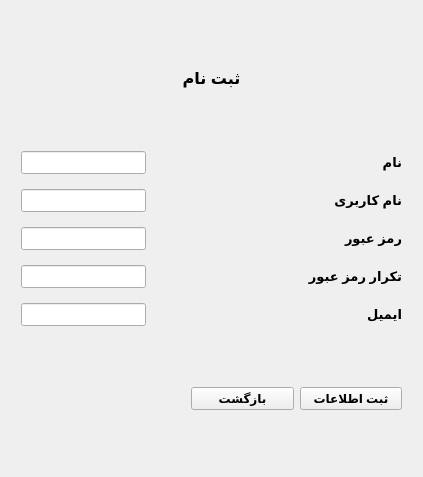
<?xml version="1.0" encoding="UTF-8"?>
<ui version="4.0">
 <class>SignUp</class>
 <widget class="QWidget" name="SignUp">
  <property name="geometry">
   <rect>
    <x>0</x>
    <y>0</y>
    <width>423</width>
    <height>477</height>
   </rect>
  </property>
  <property name="windowTitle">
   <string>صفحه ثبت نام</string>
  </property>
  <layout class="QVBoxLayout" name="verticalLayout">
   <item>
    <widget class="QLabel" name="label">
     <property name="font">
      <font>
       <pointsize>12</pointsize>
       <weight>75</weight>
       <bold>true</bold>
      </font>
     </property>
     <property name="text">
      <string>ثبت نام</string>
     </property>
     <property name="alignment">
      <set>Qt::AlignCenter</set>
     </property>
    </widget>
   </item>
   <item>
    <widget class="QWidget" name="formWidget" native="true">
     <property name="font">
      <font>
       <pointsize>10</pointsize>
       <weight>75</weight>
       <bold>true</bold>
      </font>
     </property>
     <layout class="QFormLayout" name="formLayout">
      <property name="fieldGrowthPolicy">
       <enum>QFormLayout::AllNonFixedFieldsGrow</enum>
      </property>
      <property name="rowWrapPolicy">
       <enum>QFormLayout::DontWrapRows</enum>
      </property>
      <property name="labelAlignment">
       <set>Qt::AlignLeading|Qt::AlignLeft|Qt::AlignVCenter</set>
      </property>
      <property name="formAlignment">
       <set>Qt::AlignLeading|Qt::AlignLeft|Qt::AlignTop</set>
      </property>
      <property name="horizontalSpacing">
       <number>7</number>
      </property>
      <property name="verticalSpacing">
       <number>15</number>
      </property>
      <property name="leftMargin">
       <number>10</number>
      </property>
      <property name="topMargin">
       <number>0</number>
      </property>
      <property name="rightMargin">
       <number>10</number>
      </property>
      <property name="bottomMargin">
       <number>0</number>
      </property>
      <item row="0" column="1">
       <widget class="QLabel" name="label_2">
        <property name="text">
         <string>نام</string>
        </property>
       </widget>
      </item>
      <item row="1" column="1">
       <widget class="QLabel" name="label_3">
        <property name="text">
         <string>نام کاربری</string>
        </property>
       </widget>
      </item>
      <item row="2" column="1">
       <widget class="QLabel" name="label_4">
        <property name="text">
         <string>رمز عبور</string>
        </property>
       </widget>
      </item>
      <item row="3" column="1">
       <widget class="QLabel" name="label_5">
        <property name="text">
         <string>تکرار رمز عبور</string>
        </property>
       </widget>
      </item>
      <item row="4" column="1">
       <widget class="QLabel" name="label_6">
        <property name="text">
         <string>ایمیل</string>
        </property>
       </widget>
      </item>
      <item row="0" column="0">
       <widget class="QLineEdit" name="nameLE"/>
      </item>
      <item row="1" column="0">
       <widget class="QLineEdit" name="usernameLE">
        <property name="echoMode">
         <enum>QLineEdit::Normal</enum>
        </property>
       </widget>
      </item>
      <item row="2" column="0">
       <widget class="QLineEdit" name="passLE">
        <property name="echoMode">
         <enum>QLineEdit::Password</enum>
        </property>
       </widget>
      </item>
      <item row="3" column="0">
       <widget class="QLineEdit" name="repassLE">
        <property name="echoMode">
         <enum>QLineEdit::Password</enum>
        </property>
       </widget>
      </item>
      <item row="4" column="0">
       <widget class="QLineEdit" name="emailLE"/>
      </item>
     </layout>
    </widget>
   </item>
   <item>
    <widget class="QWidget" name="horizontalWidget" native="true">
     <property name="font">
      <font>
       <pointsize>9</pointsize>
       <weight>75</weight>
       <bold>true</bold>
      </font>
     </property>
     <layout class="QHBoxLayout" name="horizontalLayout_7">
      <property name="leftMargin">
       <number>180</number>
      </property>
      <property name="rightMargin">
       <number>10</number>
      </property>
      <item>
       <widget class="QPushButton" name="back_pbn">
        <property name="text">
         <string>بازگشت</string>
        </property>
       </widget>
      </item>
      <item>
       <widget class="QPushButton" name="register_pbn">
        <property name="text">
         <string>ثبت اطلاعات</string>
        </property>
       </widget>
      </item>
     </layout>
    </widget>
   </item>
  </layout>
 </widget>
 <resources/>
 <connections/>
</ui>
